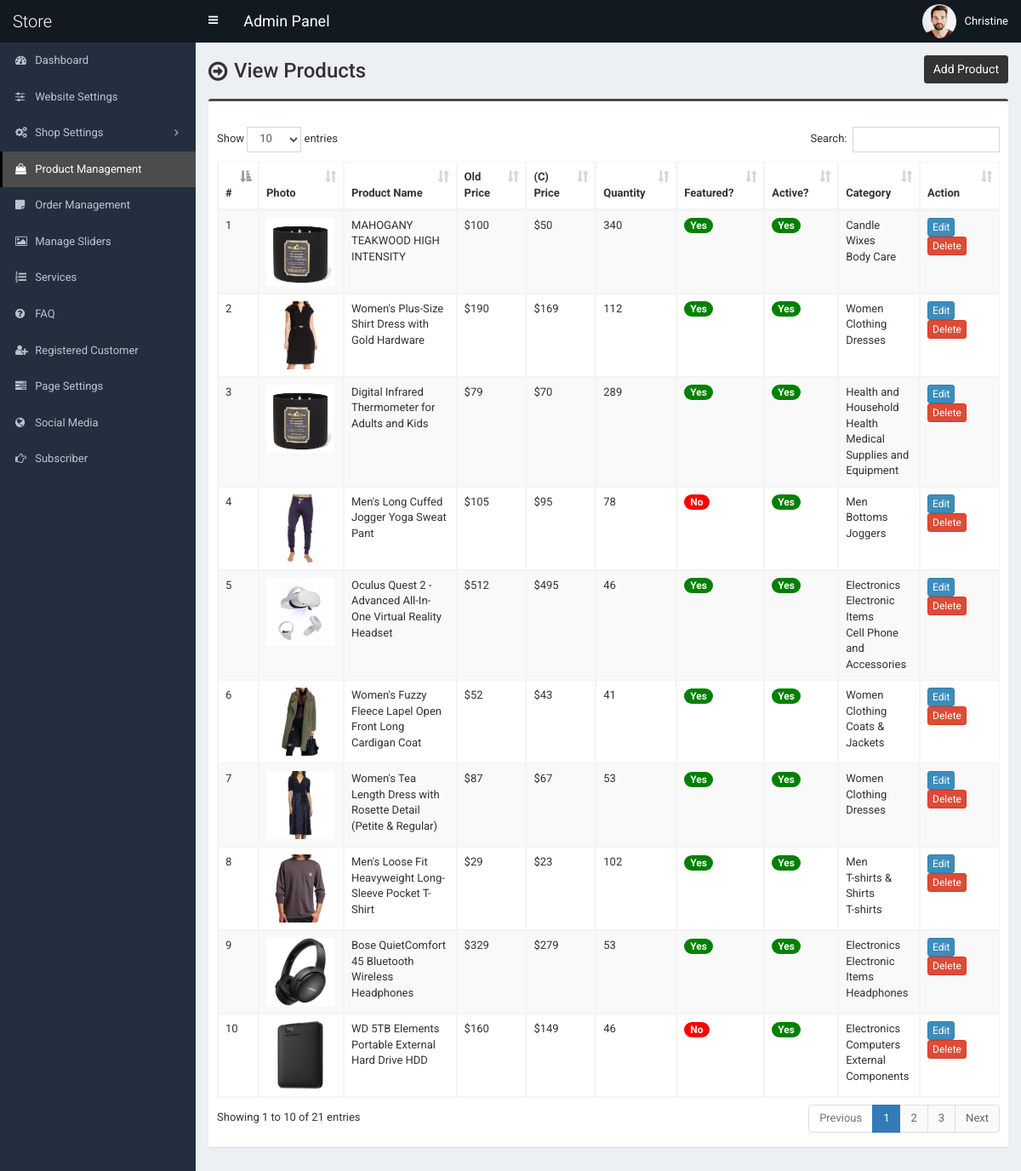
Screenshot of /admin/product.php (signed in) with the database file from the repository.
### tables this page shows
CREATE TABLE `tbl_product` (
  `p_id` int(11) NOT NULL,
  `p_name` varchar(255) NOT NULL,
  `p_old_price` varchar(10) NOT NULL,
  `p_current_price` varchar(10) NOT NULL,
  `p_qty` int(10) NOT NULL,
  `p_featured_photo` varchar(255) NOT NULL,
  `p_description` text NOT NULL,
  `p_short_description` text NOT NULL,
  `p_feature` text NOT NULL,
  `p_condition` text NOT NULL,
  `p_return_policy` text NOT NULL,
  `p_total_view` int(11) NOT NULL,
  `p_is_featured` int(1) NOT NULL,
  `p_is_active` int(1) NOT NULL,
  `ecat_id` int(11) NOT NULL
);

CREATE TABLE `tbl_top_category` (
  `tcat_id` int(11) NOT NULL,
  `tcat_name` varchar(255) NOT NULL,
  `show_on_menu` int(1) NOT NULL
);

CREATE TABLE `tbl_mid_category` (
  `mcat_id` int(11) NOT NULL,
  `mcat_name` varchar(255) NOT NULL,
  `tcat_id` int(11) NOT NULL
);

CREATE TABLE `tbl_end_category` (
  `ecat_id` int(11) NOT NULL,
  `ecat_name` varchar(255) NOT NULL,
  `mcat_id` int(11) NOT NULL
);

### admin/product.php (the view, shortened to what this page needs)
<?php require_once('header.php'); ?>
<section class="content-header">
	<div class="content-header-left">
		<h1>View Products</h1>
	</div>
	<div class="content-header-right">
		<a href="product-add.php" class="btn btn-primary btn-sm">Add Product</a>
	</div>
</section>
<section class="content">
	<div class="row">
		<div class="col-md-12">
			<div class="box box-info">
				<div class="box-body table-responsive">
					<table id="example1" class="table table-bordered table-hover table-striped">
					<thead class="thead-dark">
							<tr>
								<th width="10">#</th>
								<th>Photo</th>
								<th width="160">Product Name</th>
								<th width="60">Old Price</th>
								<th width="60">(C) Price</th>
								<th width="60">Quantity</th>
								<th>Featured?</th>
								<th>Active?</th>
								<th>Category</th>
								<th width="80">Action</th>
							</tr>
						</thead>
						<tbody>
							<?php
							$i=0;
							$statement = $pdo->prepare("SELECT
														t1.p_id,
														t1.p_name,
														t1.p_old_price,
														t1.p_current_price,
														t1.p_qty,
														t1.p_featured_photo,
														t1.p_is_featured,
														t1.p_is_active,
														t1.ecat_id,
														t2.ecat_id,
														t2.ecat_name,
														t3.mcat_id,
														t3.mcat_name,
														t4.tcat_id,
														t4.tcat_name
							                           	FROM tbl_product t1
							                           	JOIN tbl_end_category t2
							                           	ON t1.ecat_id = t2.ecat_id
							                           	JOIN tbl_mid_category t3
							                           	ON t2.mcat_id = t3.mcat_id
							                           	JOIN tbl_top_category t4
							                           	ON t3.tcat_id = t4.tcat_id
							                           	ORDER BY t1.p_id DESC
							                           	");
							$statement->execute();
							$result = $statement->fetchAll(PDO::FETCH_ASSOC);
							foreach ($result as $row) {
								$i++;
								?>
								<tr>
									<td><?php echo $i; ?></td>
									<td style="width:82px;"><img src="../assets/uploads/<?php echo $row['p_featured_photo']; ?>" alt="<?php echo $row['p_name']; ?>" style="width:80px;"></td>
									<td><?php echo $row['p_name']; ?></td>
									<td>$<?php echo $row['p_old_price']; ?></td>
									<td>$<?php echo $row['p_current_price']; ?></td>
									<td><?php echo $row['p_qty']; ?></td>
									<td>
										<?php if($row['p_is_featured'] == 1) {echo '<span class="badge badge-success" style="background-color:green;">Yes</span>';} else {echo '<span class="badge badge-success" style="background-color:red;">No</span>';} ?>
									</td>
									<td>
										<?php if($row['p_is_active'] == 1) {echo '<span class="badge badge-success" style="background-color:green;">Yes</span>';} else {echo '<span class="badge badge-danger" style="background-color:red;">No</span>';} ?>
									</td>
									<td><?php echo $row['tcat_name']; ?><br><?php echo $row['mcat_name']; ?><br><?php echo $row['ecat_name']; ?></td>
									<td>
										<a href="product-edit.php?id=<?php echo $row['p_id']; ?>" class="btn btn-primary btn-xs">Edit</a>
										<a href="#" class="btn btn-danger btn-xs" data-href="product-delete.php?id=<?php echo $row['p_id']; ?>" data-toggle="modal" data-target="#confirm-delete">Delete</a>
									</td>
								</tr>
								<?php
							}
							?>
						</tbody>
					</table>
				</div>
			</div>
		</div>
	</div>
</section>
<?php require_once('footer.php'); ?>

### admin/header.php (shortened to what this page needs)
<!DOCTYPE html>
<html>
<head>
	<link rel="stylesheet" href="css/bootstrap.min.css">
	<link rel="stylesheet" href="css/font-awesome.min.css">
	<link rel="stylesheet" href="css/ionicons.min.css">
	<link rel="stylesheet" href="css/datepicker3.css">
	<link rel="stylesheet" href="css/all.css">
	<link rel="stylesheet" href="css/select2.min.css">
	<link rel="stylesheet" href="css/dataTables.bootstrap.css">
	<link rel="stylesheet" href="css/jquery.fancybox.css">
	<link rel="stylesheet" href="css/AdminLTE.min.css">
	<link rel="stylesheet" href="css/_all-skins.min.css">
	<link rel="stylesheet" href="css/on-off-switch.css"/>
	<link rel="stylesheet" href="css/summernote.css">
	<link rel="stylesheet" href="style.css">
</head>
<body class="hold-transition fixed skin-blue sidebar-mini">
	<div class="wrapper">
		<header class="main-header">
			<a href="index.php" class="logo">
				<span class="logo-lg">Store</span>
			</a>
			<nav class="navbar navbar-static-top">
				<a href="#" class="sidebar-toggle" data-toggle="offcanvas" role="button">
				</a>
				<span style="float:left;line-height:50px;color:#fff;padding-left:15px;font-size:18px;">Admin Panel</span>
				<div class="navbar-custom-menu">
					<ul class="nav navbar-nav">
						<li class="dropdown user user-menu">
							<a href="#" class="dropdown-toggle" data-toggle="dropdown">
								<img src="../assets/uploads/<?php echo $_SESSION['user']['photo']; ?>" class="user-image" alt="User Image">
								<span class="hidden-xs"><?php echo $_SESSION['user']['full_name']; ?></span>
							</a>
						</li>
					</ul>
				</div>
			</nav>
		</header>
  		<?php $cur_page = substr($_SERVER["SCRIPT_NAME"],strrpos($_SERVER["SCRIPT_NAME"],"/")+1); ?>
  		<aside class="main-sidebar">
    		<section class="sidebar">
      			<ul class="sidebar-menu">
			        <li class="treeview <?php if($cur_page == 'index.php') {echo 'active';} ?>">
			          <a href="index.php">
			            <i class="fa fa-dashboard"></i> <span>Dashboard</span>
			          </a>
			        </li>
			        <li class="treeview <?php if( ($cur_page == 'settings.php') ) {echo 'active';} ?>">
			          <a href="settings.php">
			            <i class="fa fa-sliders"></i> <span>Website Settings</span>
			          </a>
			        </li>
                    <li class="treeview <?php if( ($cur_page == 'size.php') || ($cur_page == 'size-add.php') || ($cur_page == 'size-edit.php') || ($cur_page == 'color.php') || ($cur_page == 'color-add.php') || ($cur_page == 'color-edit.php') || ($cur_page == 'country.php') || ($cur_page == 'country-add.php') || ($cur_page == 'country-edit.php') || ($cur_page == 'shipping-cost.php') || ($cur_page == 'shipping-cost-edit.php') || ($cur_page == 'top-category.php') || ($cur_page == 'top-category-add.php') || ($cur_page == 'top-category-edit.php') || ($cur_page == 'mid-category.php') || ($cur_page == 'mid-category-add.php') || ($cur_page == 'mid-category-edit.php') || ($cur_page == 'end-category.php') || ($cur_page == 'end-category-add.php') || ($cur_page == 'end-category-edit.php') ) {echo 'active';} ?>">
                        <a href="#">
                            <i class="fa fa-cogs"></i>
                            <span>Shop Settings</span>
                            <span class="pull-right-container">
								<i class="fa fa-angle-left pull-right"></i>
							</span>
                        </a>
                    </li>
                    <li class="treeview <?php if( ($cur_page == 'product.php') || ($cur_page == 'product-add.php') || ($cur_page == 'product-edit.php') ) {echo 'active';} ?>">
                        <a href="product.php">
                            <i class="fa fa-shopping-bag"></i> <span>Product Management</span>
                        </a>
                    </li>
                    <li class="treeview <?php if( ($cur_page == 'order.php') ) {echo 'active';} ?>">
                        <a href="order.php">
                            <i class="fa fa-sticky-note"></i> <span>Order Management</span>
                        </a>
                    </li>
                     <li class="treeview <?php if( ($cur_page == 'slider.php') ) {echo 'active';} ?>">
			          <a href="slider.php">
			            <i class="fa fa-picture-o"></i> <span>Manage Sliders</span>
			          </a>
			        </li>
			        <li class="treeview <?php if( ($cur_page == 'service.php') ) {echo 'active';} ?>">
			          <a href="service.php">
			            <i class="fa fa-list-ol"></i> <span>Services</span>
			          </a>
			        </li>
			      			        <li class="treeview <?php if( ($cur_page == 'faq.php') ) {echo 'active';} ?>">
			          <a href="faq.php">
			            <i class="fa fa-question-circle"></i> <span>FAQ</span>
			          </a>
			        </li>
						<li class="treeview <?php if( ($cur_page == 'customer.php') || ($cur_page == 'customer-add.php') || ($cur_page == 'customer-edit.php') ) {echo 'active';} ?>">
			          <a href="customer.php">
			            <i class="fa fa-user-plus"></i> <span>Registered Customer</span>
			          </a>
			        </li>
			        <li class="treeview <?php if( ($cur_page == 'page.php') ) {echo 'active';} ?>">
			          <a href="page.php">
			            <i class="fa fa-tasks"></i> <span>Page Settings</span>
			          </a>
			        </li>
			        <li class="treeview <?php if( ($cur_page == 'social-media.php') ) {echo 'active';} ?>">
			          <a href="social-media.php">
			            <i class="fa fa-globe"></i> <span>Social Media</span>
			          </a>
			        </li>
			        <li class="treeview <?php if( ($cur_page == 'subscriber.php')||($cur_page == 'subscriber.php') ) {echo 'active';} ?>">
			          <a href="subscriber.php">
			            <i class="fa fa-hand-o-right"></i> <span>Subscriber</span>
			          </a>
			        </li>
      			</ul>
    		</section>
  		</aside>
  		<div class="content-wrapper">

### admin/footer.php (shortened to what this page needs)
		</div>
	</div>
</body>
</html>

### admin/style.css (style rules this page uses)
body { font-size: 13px; font-family: "Roboto", sans-serif; }
.navbar-nav > .user-menu .user-image { width: 40px; height: 40px; margin-top: -10px; }
.content-header > h1, .content-header .content-header-left h1 { font-family: "Roboto", sans-serif; }
.main-header .logo { text-align: left; }
.main-header .logo .logo-lg { font-family: "Roboto", sans-serif; }
.box-info { padding-top: 20px; }
.sidebar-menu li > a > .pull-right-container > .fa-angle-left:before { content: "\f105"; }
.content-header { overflow: hidden; }
.content-header .content-header-left { float: left; padding-top: 5px; }
.content-header .content-header-right { float: right; }
.content-header .content-header-left h1 { margin-top: 0; margin-bottom: 0; padding-left: 30px; padding-bottom: 5px; font-size: 24px; position: relative; }
.content-header .content-header-left h1:before { position: absolute; top: 0; left: 0; font-family: "FontAwesome", sans-serif; font-size: 26px; content: "\f18e"; }
.content-header .content-header-right a { position: relative; font-size: 14px; }
.skin-blue .sidebar-menu > li:hover > a, .skin-blue .sidebar-menu > li.active > a { color: #fff; background: #3c8dbc; border-left-color: #3c8dbc; }
.skin-blue .main-header .logo, .skin-blue .main-header .logo:hover, .skin-blue .main-header .navbar, .skin-blue .main-header .navbar .sidebar-toggle:hover { background-color: #131921; }
.skin-blue .sidebar-menu > li:hover > a, .skin-blue .sidebar-menu > li.active > a { background-color: #4c4c4c; border-left-color: #000000; }
.box.box-info { border-top-color: #4c4c4c; }
.content-header .content-header-right a { background-color: #333333; border-color: #333333; }

### rows the page displays
tbl_product: p_featured_photo (picture), p_name "MAHOGANY TEAKWOOD HIGH INTENSITY", p_old_price "100", p_current_price "50", p_qty "340", p_is_featured "Yes", p_is_active "Yes", tbl_top_category.tcat_name "Candle", tbl_mid_category.mcat_name "Wixes", ecat.ecat_name "Body Care"
tbl_product: p_featured_photo (picture), p_name "Women's Plus-Size Shirt Dress with Gold Hardware", p_old_price "190", p_current_price "169", p_qty "112", p_is_featured "Yes", p_is_active "Yes", tbl_top_category.tcat_name "Women", tbl_mid_category.mcat_name "Clothing", ecat.ecat_name "Dresses"
tbl_product: p_featured_photo (picture), p_name "Digital Infrared Thermometer for Adults and Kids", p_old_price "79", p_current_price "70", p_qty "289", p_is_featured "Yes", p_is_active "Yes", tbl_top_category.tcat_name "Health and Household", tbl_mid_category.mcat_name "Health", ecat.ecat_name "Medical Supplies and Equipment"
tbl_product: p_featured_photo (picture), p_name "Men's Long Cuffed Jogger Yoga Sweat Pant", p_old_price "105", p_current_price "95", p_qty "78", p_is_featured "No", p_is_active "Yes", tbl_top_category.tcat_name "Men", tbl_mid_category.mcat_name "Bottoms", ecat.ecat_name "Joggers"
tbl_product: p_featured_photo (picture), p_name "Oculus Quest 2 - Advanced All-In-One Virtual Reality Headset", p_old_price "512", p_current_price "495", p_qty "46", p_is_featured "Yes", p_is_active "Yes", tbl_top_category.tcat_name "Electronics", tbl_mid_category.mcat_name "Electronic Items", ecat.ecat_name "Cell Phone and Accessories"
tbl_product: p_featured_photo (picture), p_name "Women's Fuzzy Fleece Lapel Open Front Long Cardigan Coat", p_old_price "52", p_current_price "43", p_qty "41", p_is_featured "Yes", p_is_active "Yes", tbl_top_category.tcat_name "Women", tbl_mid_category.mcat_name "Clothing", ecat.ecat_name "Coats & Jackets"
tbl_product: p_featured_photo (picture), p_name "Women's Tea Length Dress with Rosette Detail (Petite & Regular)", p_old_price "87", p_current_price "67", p_qty "53", p_is_featured "Yes", p_is_active "Yes", tbl_top_category.tcat_name "Women", tbl_mid_category.mcat_name "Clothing", ecat.ecat_name "Dresses"
tbl_product: p_featured_photo (picture), p_name "Men's Loose Fit Heavyweight Long-Sleeve Pocket T-Shirt", p_old_price "29", p_current_price "23", p_qty "102", p_is_featured "Yes", p_is_active "Yes", tbl_top_category.tcat_name "Men", tbl_mid_category.mcat_name "T-shirts & Shirts", ecat.ecat_name "T-shirts"
tbl_product: p_featured_photo (picture), p_name "Bose QuietComfort 45 Bluetooth Wireless Headphones", p_old_price "329", p_current_price "279", p_qty "53", p_is_featured "Yes", p_is_active "Yes", tbl_top_category.tcat_name "Electronics", tbl_mid_category.mcat_name "Electronic Items", ecat.ecat_name "Headphones"
tbl_product: p_featured_photo (picture), p_name "WD 5TB Elements Portable External Hard Drive HDD", p_old_price "160", p_current_price "149", p_qty "46", p_is_featured "No", p_is_active "Yes", tbl_top_category.tcat_name "Electronics", tbl_mid_category.mcat_name "Computers", ecat.ecat_name "External Components"

### other values shown
$_SESSION['user']['full_name'] "Christine"
